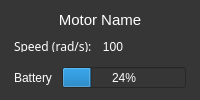
<?xml version="1.0" encoding="UTF-8"?>
<ui version="4.0">
 <class>MotorInfoBox</class>
 <widget class="QWidget" name="MotorInfoBox">
  <property name="geometry">
   <rect>
    <x>0</x>
    <y>0</y>
    <width>200</width>
    <height>100</height>
   </rect>
  </property>
  <property name="minimumSize">
   <size>
    <width>0</width>
    <height>100</height>
   </size>
  </property>
  <property name="maximumSize">
   <size>
    <width>16777215</width>
    <height>165</height>
   </size>
  </property>
  <property name="baseSize">
   <size>
    <width>0</width>
    <height>0</height>
   </size>
  </property>
  <property name="font">
   <font>
    <family>Sans Serif</family>
    <pointsize>9</pointsize>
   </font>
  </property>
  <property name="windowTitle">
   <string>Form</string>
  </property>
  <property name="layoutDirection">
   <enum>Qt::LayoutDirection::LeftToRight</enum>
  </property>
  <property name="styleSheet">
   <string notr="true">background-color: rgb(54, 54, 54);</string>
  </property>
  <layout class="QVBoxLayout" name="verticalLayout">
   <item>
    <widget class="QLabel" name="motor_name">
     <property name="palette">
      <palette>
       <active>
        <colorrole role="WindowText">
         <brush brushstyle="SolidPattern">
          <color alpha="255">
           <red>255</red>
           <green>255</green>
           <blue>255</blue>
          </color>
         </brush>
        </colorrole>
        <colorrole role="Button">
         <brush brushstyle="SolidPattern">
          <color alpha="255">
           <red>54</red>
           <green>54</green>
           <blue>54</blue>
          </color>
         </brush>
        </colorrole>
        <colorrole role="Text">
         <brush brushstyle="SolidPattern">
          <color alpha="255">
           <red>255</red>
           <green>255</green>
           <blue>255</blue>
          </color>
         </brush>
        </colorrole>
        <colorrole role="ButtonText">
         <brush brushstyle="SolidPattern">
          <color alpha="255">
           <red>255</red>
           <green>255</green>
           <blue>255</blue>
          </color>
         </brush>
        </colorrole>
        <colorrole role="Base">
         <brush brushstyle="SolidPattern">
          <color alpha="255">
           <red>54</red>
           <green>54</green>
           <blue>54</blue>
          </color>
         </brush>
        </colorrole>
        <colorrole role="Window">
         <brush brushstyle="SolidPattern">
          <color alpha="255">
           <red>54</red>
           <green>54</green>
           <blue>54</blue>
          </color>
         </brush>
        </colorrole>
        <colorrole role="PlaceholderText">
         <brush brushstyle="SolidPattern">
          <color alpha="128">
           <red>255</red>
           <green>255</green>
           <blue>255</blue>
          </color>
         </brush>
        </colorrole>
       </active>
       <inactive>
        <colorrole role="WindowText">
         <brush brushstyle="SolidPattern">
          <color alpha="255">
           <red>255</red>
           <green>255</green>
           <blue>255</blue>
          </color>
         </brush>
        </colorrole>
        <colorrole role="Button">
         <brush brushstyle="SolidPattern">
          <color alpha="255">
           <red>54</red>
           <green>54</green>
           <blue>54</blue>
          </color>
         </brush>
        </colorrole>
        <colorrole role="Text">
         <brush brushstyle="SolidPattern">
          <color alpha="255">
           <red>255</red>
           <green>255</green>
           <blue>255</blue>
          </color>
         </brush>
        </colorrole>
        <colorrole role="ButtonText">
         <brush brushstyle="SolidPattern">
          <color alpha="255">
           <red>255</red>
           <green>255</green>
           <blue>255</blue>
          </color>
         </brush>
        </colorrole>
        <colorrole role="Base">
         <brush brushstyle="SolidPattern">
          <color alpha="255">
           <red>54</red>
           <green>54</green>
           <blue>54</blue>
          </color>
         </brush>
        </colorrole>
        <colorrole role="Window">
         <brush brushstyle="SolidPattern">
          <color alpha="255">
           <red>54</red>
           <green>54</green>
           <blue>54</blue>
          </color>
         </brush>
        </colorrole>
        <colorrole role="PlaceholderText">
         <brush brushstyle="SolidPattern">
          <color alpha="128">
           <red>255</red>
           <green>255</green>
           <blue>255</blue>
          </color>
         </brush>
        </colorrole>
       </inactive>
       <disabled>
        <colorrole role="WindowText">
         <brush brushstyle="SolidPattern">
          <color alpha="255">
           <red>255</red>
           <green>255</green>
           <blue>255</blue>
          </color>
         </brush>
        </colorrole>
        <colorrole role="Button">
         <brush brushstyle="SolidPattern">
          <color alpha="255">
           <red>54</red>
           <green>54</green>
           <blue>54</blue>
          </color>
         </brush>
        </colorrole>
        <colorrole role="Text">
         <brush brushstyle="SolidPattern">
          <color alpha="255">
           <red>255</red>
           <green>255</green>
           <blue>255</blue>
          </color>
         </brush>
        </colorrole>
        <colorrole role="ButtonText">
         <brush brushstyle="SolidPattern">
          <color alpha="255">
           <red>255</red>
           <green>255</green>
           <blue>255</blue>
          </color>
         </brush>
        </colorrole>
        <colorrole role="Base">
         <brush brushstyle="SolidPattern">
          <color alpha="255">
           <red>54</red>
           <green>54</green>
           <blue>54</blue>
          </color>
         </brush>
        </colorrole>
        <colorrole role="Window">
         <brush brushstyle="SolidPattern">
          <color alpha="255">
           <red>54</red>
           <green>54</green>
           <blue>54</blue>
          </color>
         </brush>
        </colorrole>
        <colorrole role="PlaceholderText">
         <brush brushstyle="SolidPattern">
          <color alpha="128">
           <red>255</red>
           <green>255</green>
           <blue>255</blue>
          </color>
         </brush>
        </colorrole>
       </disabled>
      </palette>
     </property>
     <property name="font">
      <font>
       <pointsize>11</pointsize>
      </font>
     </property>
     <property name="styleSheet">
      <string notr="true">color: rgb(255, 255, 255);</string>
     </property>
     <property name="text">
      <string>Motor Name</string>
     </property>
     <property name="alignment">
      <set>Qt::AlignmentFlag::AlignCenter</set>
     </property>
    </widget>
   </item>
   <item>
    <widget class="QGroupBox" name="SpeedGroup">
     <property name="enabled">
      <bool>true</bool>
     </property>
     <property name="minimumSize">
      <size>
       <width>90</width>
       <height>20</height>
      </size>
     </property>
     <property name="maximumSize">
      <size>
       <width>120</width>
       <height>16777215</height>
      </size>
     </property>
     <property name="styleSheet">
      <string notr="true">QGroupBox {
    border: 0px;
}</string>
     </property>
     <property name="title">
      <string/>
     </property>
     <property name="alignment">
      <set>Qt::AlignmentFlag::AlignLeading|Qt::AlignmentFlag::AlignLeft|Qt::AlignmentFlag::AlignVCenter</set>
     </property>
     <property name="flat">
      <bool>true</bool>
     </property>
     <property name="checkable">
      <bool>false</bool>
     </property>
     <layout class="QHBoxLayout" name="horizontalLayout_2">
      <property name="spacing">
       <number>0</number>
      </property>
      <property name="leftMargin">
       <number>0</number>
      </property>
      <property name="topMargin">
       <number>0</number>
      </property>
      <property name="rightMargin">
       <number>0</number>
      </property>
      <property name="bottomMargin">
       <number>0</number>
      </property>
      <item>
       <widget class="QLabel" name="speed_label">
        <property name="maximumSize">
         <size>
          <width>90</width>
          <height>16777215</height>
         </size>
        </property>
        <property name="palette">
         <palette>
          <active>
           <colorrole role="WindowText">
            <brush brushstyle="SolidPattern">
             <color alpha="255">
              <red>255</red>
              <green>255</green>
              <blue>255</blue>
             </color>
            </brush>
           </colorrole>
           <colorrole role="Button">
            <brush brushstyle="SolidPattern">
             <color alpha="255">
              <red>54</red>
              <green>54</green>
              <blue>54</blue>
             </color>
            </brush>
           </colorrole>
           <colorrole role="Text">
            <brush brushstyle="SolidPattern">
             <color alpha="255">
              <red>255</red>
              <green>255</green>
              <blue>255</blue>
             </color>
            </brush>
           </colorrole>
           <colorrole role="ButtonText">
            <brush brushstyle="SolidPattern">
             <color alpha="255">
              <red>255</red>
              <green>255</green>
              <blue>255</blue>
             </color>
            </brush>
           </colorrole>
           <colorrole role="Base">
            <brush brushstyle="SolidPattern">
             <color alpha="255">
              <red>54</red>
              <green>54</green>
              <blue>54</blue>
             </color>
            </brush>
           </colorrole>
           <colorrole role="Window">
            <brush brushstyle="SolidPattern">
             <color alpha="255">
              <red>54</red>
              <green>54</green>
              <blue>54</blue>
             </color>
            </brush>
           </colorrole>
           <colorrole role="PlaceholderText">
            <brush brushstyle="SolidPattern">
             <color alpha="128">
              <red>255</red>
              <green>255</green>
              <blue>255</blue>
             </color>
            </brush>
           </colorrole>
          </active>
          <inactive>
           <colorrole role="WindowText">
            <brush brushstyle="SolidPattern">
             <color alpha="255">
              <red>255</red>
              <green>255</green>
              <blue>255</blue>
             </color>
            </brush>
           </colorrole>
           <colorrole role="Button">
            <brush brushstyle="SolidPattern">
             <color alpha="255">
              <red>54</red>
              <green>54</green>
              <blue>54</blue>
             </color>
            </brush>
           </colorrole>
           <colorrole role="Text">
            <brush brushstyle="SolidPattern">
             <color alpha="255">
              <red>255</red>
              <green>255</green>
              <blue>255</blue>
             </color>
            </brush>
           </colorrole>
           <colorrole role="ButtonText">
            <brush brushstyle="SolidPattern">
             <color alpha="255">
              <red>255</red>
              <green>255</green>
              <blue>255</blue>
             </color>
            </brush>
           </colorrole>
           <colorrole role="Base">
            <brush brushstyle="SolidPattern">
             <color alpha="255">
              <red>54</red>
              <green>54</green>
              <blue>54</blue>
             </color>
            </brush>
           </colorrole>
           <colorrole role="Window">
            <brush brushstyle="SolidPattern">
             <color alpha="255">
              <red>54</red>
              <green>54</green>
              <blue>54</blue>
             </color>
            </brush>
           </colorrole>
           <colorrole role="PlaceholderText">
            <brush brushstyle="SolidPattern">
             <color alpha="128">
              <red>255</red>
              <green>255</green>
              <blue>255</blue>
             </color>
            </brush>
           </colorrole>
          </inactive>
          <disabled>
           <colorrole role="WindowText">
            <brush brushstyle="SolidPattern">
             <color alpha="255">
              <red>255</red>
              <green>255</green>
              <blue>255</blue>
             </color>
            </brush>
           </colorrole>
           <colorrole role="Button">
            <brush brushstyle="SolidPattern">
             <color alpha="255">
              <red>54</red>
              <green>54</green>
              <blue>54</blue>
             </color>
            </brush>
           </colorrole>
           <colorrole role="Text">
            <brush brushstyle="SolidPattern">
             <color alpha="255">
              <red>255</red>
              <green>255</green>
              <blue>255</blue>
             </color>
            </brush>
           </colorrole>
           <colorrole role="ButtonText">
            <brush brushstyle="SolidPattern">
             <color alpha="255">
              <red>255</red>
              <green>255</green>
              <blue>255</blue>
             </color>
            </brush>
           </colorrole>
           <colorrole role="Base">
            <brush brushstyle="SolidPattern">
             <color alpha="255">
              <red>54</red>
              <green>54</green>
              <blue>54</blue>
             </color>
            </brush>
           </colorrole>
           <colorrole role="Window">
            <brush brushstyle="SolidPattern">
             <color alpha="255">
              <red>54</red>
              <green>54</green>
              <blue>54</blue>
             </color>
            </brush>
           </colorrole>
           <colorrole role="PlaceholderText">
            <brush brushstyle="SolidPattern">
             <color alpha="128">
              <red>255</red>
              <green>255</green>
              <blue>255</blue>
             </color>
            </brush>
           </colorrole>
          </disabled>
         </palette>
        </property>
        <property name="font">
         <font>
          <family>Sans Serif</family>
         </font>
        </property>
        <property name="styleSheet">
         <string notr="true">color: rgb(255, 255, 255);</string>
        </property>
        <property name="text">
         <string>Speed (rad/s): </string>
        </property>
       </widget>
      </item>
      <item>
       <widget class="QLabel" name="speed_value">
        <property name="maximumSize">
         <size>
          <width>30</width>
          <height>16777215</height>
         </size>
        </property>
        <property name="palette">
         <palette>
          <active>
           <colorrole role="WindowText">
            <brush brushstyle="SolidPattern">
             <color alpha="255">
              <red>255</red>
              <green>255</green>
              <blue>255</blue>
             </color>
            </brush>
           </colorrole>
           <colorrole role="Button">
            <brush brushstyle="SolidPattern">
             <color alpha="255">
              <red>54</red>
              <green>54</green>
              <blue>54</blue>
             </color>
            </brush>
           </colorrole>
           <colorrole role="Text">
            <brush brushstyle="SolidPattern">
             <color alpha="255">
              <red>255</red>
              <green>255</green>
              <blue>255</blue>
             </color>
            </brush>
           </colorrole>
           <colorrole role="ButtonText">
            <brush brushstyle="SolidPattern">
             <color alpha="255">
              <red>255</red>
              <green>255</green>
              <blue>255</blue>
             </color>
            </brush>
           </colorrole>
           <colorrole role="Base">
            <brush brushstyle="SolidPattern">
             <color alpha="255">
              <red>54</red>
              <green>54</green>
              <blue>54</blue>
             </color>
            </brush>
           </colorrole>
           <colorrole role="Window">
            <brush brushstyle="SolidPattern">
             <color alpha="255">
              <red>54</red>
              <green>54</green>
              <blue>54</blue>
             </color>
            </brush>
           </colorrole>
           <colorrole role="PlaceholderText">
            <brush brushstyle="SolidPattern">
             <color alpha="128">
              <red>255</red>
              <green>255</green>
              <blue>255</blue>
             </color>
            </brush>
           </colorrole>
          </active>
          <inactive>
           <colorrole role="WindowText">
            <brush brushstyle="SolidPattern">
             <color alpha="255">
              <red>255</red>
              <green>255</green>
              <blue>255</blue>
             </color>
            </brush>
           </colorrole>
           <colorrole role="Button">
            <brush brushstyle="SolidPattern">
             <color alpha="255">
              <red>54</red>
              <green>54</green>
              <blue>54</blue>
             </color>
            </brush>
           </colorrole>
           <colorrole role="Text">
            <brush brushstyle="SolidPattern">
             <color alpha="255">
              <red>255</red>
              <green>255</green>
              <blue>255</blue>
             </color>
            </brush>
           </colorrole>
           <colorrole role="ButtonText">
            <brush brushstyle="SolidPattern">
             <color alpha="255">
              <red>255</red>
              <green>255</green>
              <blue>255</blue>
             </color>
            </brush>
           </colorrole>
           <colorrole role="Base">
            <brush brushstyle="SolidPattern">
             <color alpha="255">
              <red>54</red>
              <green>54</green>
              <blue>54</blue>
             </color>
            </brush>
           </colorrole>
           <colorrole role="Window">
            <brush brushstyle="SolidPattern">
             <color alpha="255">
              <red>54</red>
              <green>54</green>
              <blue>54</blue>
             </color>
            </brush>
           </colorrole>
           <colorrole role="PlaceholderText">
            <brush brushstyle="SolidPattern">
             <color alpha="128">
              <red>255</red>
              <green>255</green>
              <blue>255</blue>
             </color>
            </brush>
           </colorrole>
          </inactive>
          <disabled>
           <colorrole role="WindowText">
            <brush brushstyle="SolidPattern">
             <color alpha="255">
              <red>255</red>
              <green>255</green>
              <blue>255</blue>
             </color>
            </brush>
           </colorrole>
           <colorrole role="Button">
            <brush brushstyle="SolidPattern">
             <color alpha="255">
              <red>54</red>
              <green>54</green>
              <blue>54</blue>
             </color>
            </brush>
           </colorrole>
           <colorrole role="Text">
            <brush brushstyle="SolidPattern">
             <color alpha="255">
              <red>255</red>
              <green>255</green>
              <blue>255</blue>
             </color>
            </brush>
           </colorrole>
           <colorrole role="ButtonText">
            <brush brushstyle="SolidPattern">
             <color alpha="255">
              <red>255</red>
              <green>255</green>
              <blue>255</blue>
             </color>
            </brush>
           </colorrole>
           <colorrole role="Base">
            <brush brushstyle="SolidPattern">
             <color alpha="255">
              <red>54</red>
              <green>54</green>
              <blue>54</blue>
             </color>
            </brush>
           </colorrole>
           <colorrole role="Window">
            <brush brushstyle="SolidPattern">
             <color alpha="255">
              <red>54</red>
              <green>54</green>
              <blue>54</blue>
             </color>
            </brush>
           </colorrole>
           <colorrole role="PlaceholderText">
            <brush brushstyle="SolidPattern">
             <color alpha="128">
              <red>255</red>
              <green>255</green>
              <blue>255</blue>
             </color>
            </brush>
           </colorrole>
          </disabled>
         </palette>
        </property>
        <property name="styleSheet">
         <string notr="true">color: rgb(255, 255, 255);</string>
        </property>
        <property name="text">
         <string>100</string>
        </property>
        <property name="alignment">
         <set>Qt::AlignmentFlag::AlignCenter</set>
        </property>
       </widget>
      </item>
     </layout>
    </widget>
   </item>
   <item alignment="Qt::AlignmentFlag::AlignVCenter">
    <widget class="QGroupBox" name="BatteryGroup">
     <property name="minimumSize">
      <size>
       <width>0</width>
       <height>30</height>
      </size>
     </property>
     <property name="font">
      <font>
       <pointsize>9</pointsize>
      </font>
     </property>
     <property name="styleSheet">
      <string notr="true">QGroupBox {
    border: 0px;
}</string>
     </property>
     <property name="title">
      <string/>
     </property>
     <property name="alignment">
      <set>Qt::AlignmentFlag::AlignLeading|Qt::AlignmentFlag::AlignLeft|Qt::AlignmentFlag::AlignVCenter</set>
     </property>
     <layout class="QHBoxLayout" name="horizontalLayout">
      <property name="spacing">
       <number>0</number>
      </property>
      <property name="leftMargin">
       <number>0</number>
      </property>
      <property name="topMargin">
       <number>0</number>
      </property>
      <property name="rightMargin">
       <number>0</number>
      </property>
      <property name="bottomMargin">
       <number>0</number>
      </property>
      <item>
       <widget class="QLabel" name="battery_label">
        <property name="palette">
         <palette>
          <active>
           <colorrole role="WindowText">
            <brush brushstyle="SolidPattern">
             <color alpha="255">
              <red>255</red>
              <green>255</green>
              <blue>255</blue>
             </color>
            </brush>
           </colorrole>
           <colorrole role="Button">
            <brush brushstyle="SolidPattern">
             <color alpha="255">
              <red>54</red>
              <green>54</green>
              <blue>54</blue>
             </color>
            </brush>
           </colorrole>
           <colorrole role="Text">
            <brush brushstyle="SolidPattern">
             <color alpha="255">
              <red>255</red>
              <green>255</green>
              <blue>255</blue>
             </color>
            </brush>
           </colorrole>
           <colorrole role="ButtonText">
            <brush brushstyle="SolidPattern">
             <color alpha="255">
              <red>255</red>
              <green>255</green>
              <blue>255</blue>
             </color>
            </brush>
           </colorrole>
           <colorrole role="Base">
            <brush brushstyle="SolidPattern">
             <color alpha="255">
              <red>54</red>
              <green>54</green>
              <blue>54</blue>
             </color>
            </brush>
           </colorrole>
           <colorrole role="Window">
            <brush brushstyle="SolidPattern">
             <color alpha="255">
              <red>54</red>
              <green>54</green>
              <blue>54</blue>
             </color>
            </brush>
           </colorrole>
           <colorrole role="PlaceholderText">
            <brush brushstyle="SolidPattern">
             <color alpha="128">
              <red>255</red>
              <green>255</green>
              <blue>255</blue>
             </color>
            </brush>
           </colorrole>
          </active>
          <inactive>
           <colorrole role="WindowText">
            <brush brushstyle="SolidPattern">
             <color alpha="255">
              <red>255</red>
              <green>255</green>
              <blue>255</blue>
             </color>
            </brush>
           </colorrole>
           <colorrole role="Button">
            <brush brushstyle="SolidPattern">
             <color alpha="255">
              <red>54</red>
              <green>54</green>
              <blue>54</blue>
             </color>
            </brush>
           </colorrole>
           <colorrole role="Text">
            <brush brushstyle="SolidPattern">
             <color alpha="255">
              <red>255</red>
              <green>255</green>
              <blue>255</blue>
             </color>
            </brush>
           </colorrole>
           <colorrole role="ButtonText">
            <brush brushstyle="SolidPattern">
             <color alpha="255">
              <red>255</red>
              <green>255</green>
              <blue>255</blue>
             </color>
            </brush>
           </colorrole>
           <colorrole role="Base">
            <brush brushstyle="SolidPattern">
             <color alpha="255">
              <red>54</red>
              <green>54</green>
              <blue>54</blue>
             </color>
            </brush>
           </colorrole>
           <colorrole role="Window">
            <brush brushstyle="SolidPattern">
             <color alpha="255">
              <red>54</red>
              <green>54</green>
              <blue>54</blue>
             </color>
            </brush>
           </colorrole>
           <colorrole role="PlaceholderText">
            <brush brushstyle="SolidPattern">
             <color alpha="128">
              <red>255</red>
              <green>255</green>
              <blue>255</blue>
             </color>
            </brush>
           </colorrole>
          </inactive>
          <disabled>
           <colorrole role="WindowText">
            <brush brushstyle="SolidPattern">
             <color alpha="255">
              <red>255</red>
              <green>255</green>
              <blue>255</blue>
             </color>
            </brush>
           </colorrole>
           <colorrole role="Button">
            <brush brushstyle="SolidPattern">
             <color alpha="255">
              <red>54</red>
              <green>54</green>
              <blue>54</blue>
             </color>
            </brush>
           </colorrole>
           <colorrole role="Text">
            <brush brushstyle="SolidPattern">
             <color alpha="255">
              <red>255</red>
              <green>255</green>
              <blue>255</blue>
             </color>
            </brush>
           </colorrole>
           <colorrole role="ButtonText">
            <brush brushstyle="SolidPattern">
             <color alpha="255">
              <red>255</red>
              <green>255</green>
              <blue>255</blue>
             </color>
            </brush>
           </colorrole>
           <colorrole role="Base">
            <brush brushstyle="SolidPattern">
             <color alpha="255">
              <red>54</red>
              <green>54</green>
              <blue>54</blue>
             </color>
            </brush>
           </colorrole>
           <colorrole role="Window">
            <brush brushstyle="SolidPattern">
             <color alpha="255">
              <red>54</red>
              <green>54</green>
              <blue>54</blue>
             </color>
            </brush>
           </colorrole>
           <colorrole role="PlaceholderText">
            <brush brushstyle="SolidPattern">
             <color alpha="128">
              <red>255</red>
              <green>255</green>
              <blue>255</blue>
             </color>
            </brush>
           </colorrole>
          </disabled>
         </palette>
        </property>
        <property name="styleSheet">
         <string notr="true">color: rgb(255, 255, 255);a</string>
        </property>
        <property name="text">
         <string>Battery</string>
        </property>
       </widget>
      </item>
      <item>
       <spacer name="horizontalSpacer">
        <property name="orientation">
         <enum>Qt::Orientation::Horizontal</enum>
        </property>
        <property name="sizeType">
         <enum>QSizePolicy::Policy::Fixed</enum>
        </property>
        <property name="sizeHint" stdset="0">
         <size>
          <width>10</width>
          <height>20</height>
         </size>
        </property>
       </spacer>
      </item>
      <item>
       <widget class="QProgressBar" name="battery_bar">
        <property name="minimumSize">
         <size>
          <width>0</width>
          <height>20</height>
         </size>
        </property>
        <property name="palette">
         <palette>
          <active>
           <colorrole role="WindowText">
            <brush brushstyle="SolidPattern">
             <color alpha="255">
              <red>255</red>
              <green>255</green>
              <blue>255</blue>
             </color>
            </brush>
           </colorrole>
           <colorrole role="Button">
            <brush brushstyle="SolidPattern">
             <color alpha="255">
              <red>54</red>
              <green>54</green>
              <blue>54</blue>
             </color>
            </brush>
           </colorrole>
           <colorrole role="Text">
            <brush brushstyle="SolidPattern">
             <color alpha="255">
              <red>255</red>
              <green>255</green>
              <blue>255</blue>
             </color>
            </brush>
           </colorrole>
           <colorrole role="ButtonText">
            <brush brushstyle="SolidPattern">
             <color alpha="255">
              <red>255</red>
              <green>255</green>
              <blue>255</blue>
             </color>
            </brush>
           </colorrole>
           <colorrole role="Base">
            <brush brushstyle="SolidPattern">
             <color alpha="255">
              <red>54</red>
              <green>54</green>
              <blue>54</blue>
             </color>
            </brush>
           </colorrole>
           <colorrole role="Window">
            <brush brushstyle="SolidPattern">
             <color alpha="255">
              <red>54</red>
              <green>54</green>
              <blue>54</blue>
             </color>
            </brush>
           </colorrole>
           <colorrole role="PlaceholderText">
            <brush brushstyle="SolidPattern">
             <color alpha="128">
              <red>255</red>
              <green>255</green>
              <blue>255</blue>
             </color>
            </brush>
           </colorrole>
          </active>
          <inactive>
           <colorrole role="WindowText">
            <brush brushstyle="SolidPattern">
             <color alpha="255">
              <red>255</red>
              <green>255</green>
              <blue>255</blue>
             </color>
            </brush>
           </colorrole>
           <colorrole role="Button">
            <brush brushstyle="SolidPattern">
             <color alpha="255">
              <red>54</red>
              <green>54</green>
              <blue>54</blue>
             </color>
            </brush>
           </colorrole>
           <colorrole role="Text">
            <brush brushstyle="SolidPattern">
             <color alpha="255">
              <red>255</red>
              <green>255</green>
              <blue>255</blue>
             </color>
            </brush>
           </colorrole>
           <colorrole role="ButtonText">
            <brush brushstyle="SolidPattern">
             <color alpha="255">
              <red>255</red>
              <green>255</green>
              <blue>255</blue>
             </color>
            </brush>
           </colorrole>
           <colorrole role="Base">
            <brush brushstyle="SolidPattern">
             <color alpha="255">
              <red>54</red>
              <green>54</green>
              <blue>54</blue>
             </color>
            </brush>
           </colorrole>
           <colorrole role="Window">
            <brush brushstyle="SolidPattern">
             <color alpha="255">
              <red>54</red>
              <green>54</green>
              <blue>54</blue>
             </color>
            </brush>
           </colorrole>
           <colorrole role="PlaceholderText">
            <brush brushstyle="SolidPattern">
             <color alpha="128">
              <red>255</red>
              <green>255</green>
              <blue>255</blue>
             </color>
            </brush>
           </colorrole>
          </inactive>
          <disabled>
           <colorrole role="WindowText">
            <brush brushstyle="SolidPattern">
             <color alpha="255">
              <red>255</red>
              <green>255</green>
              <blue>255</blue>
             </color>
            </brush>
           </colorrole>
           <colorrole role="Button">
            <brush brushstyle="SolidPattern">
             <color alpha="255">
              <red>54</red>
              <green>54</green>
              <blue>54</blue>
             </color>
            </brush>
           </colorrole>
           <colorrole role="Text">
            <brush brushstyle="SolidPattern">
             <color alpha="255">
              <red>255</red>
              <green>255</green>
              <blue>255</blue>
             </color>
            </brush>
           </colorrole>
           <colorrole role="ButtonText">
            <brush brushstyle="SolidPattern">
             <color alpha="255">
              <red>255</red>
              <green>255</green>
              <blue>255</blue>
             </color>
            </brush>
           </colorrole>
           <colorrole role="Base">
            <brush brushstyle="SolidPattern">
             <color alpha="255">
              <red>54</red>
              <green>54</green>
              <blue>54</blue>
             </color>
            </brush>
           </colorrole>
           <colorrole role="Window">
            <brush brushstyle="SolidPattern">
             <color alpha="255">
              <red>54</red>
              <green>54</green>
              <blue>54</blue>
             </color>
            </brush>
           </colorrole>
           <colorrole role="PlaceholderText">
            <brush brushstyle="SolidPattern">
             <color alpha="128">
              <red>255</red>
              <green>255</green>
              <blue>255</blue>
             </color>
            </brush>
           </colorrole>
          </disabled>
         </palette>
        </property>
        <property name="styleSheet">
         <string notr="true">color: rgb(255, 255, 255);</string>
        </property>
        <property name="value">
         <number>24</number>
        </property>
       </widget>
      </item>
     </layout>
    </widget>
   </item>
  </layout>
 </widget>
 <resources/>
 <connections/>
</ui>
